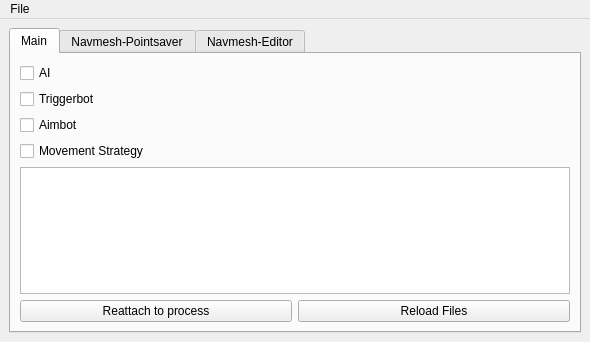
<?xml version="1.0" encoding="UTF-8"?>
<ui version="4.0">
 <class>MainWindow</class>
 <widget class="QMainWindow" name="MainWindow">
  <property name="geometry">
   <rect>
    <x>0</x>
    <y>0</y>
    <width>590</width>
    <height>342</height>
   </rect>
  </property>
  <property name="windowTitle">
   <string>MainWindow</string>
  </property>
  <property name="layoutDirection">
   <enum>Qt::LayoutDirection::LeftToRight</enum>
  </property>
  <property name="autoFillBackground">
   <bool>false</bool>
  </property>
  <widget class="QWidget" name="centralwidget">
   <layout class="QVBoxLayout" name="verticalLayout_3">
    <item>
     <widget class="QTabWidget" name="tabWidget">
      <property name="currentIndex">
       <number>0</number>
      </property>
      <property name="documentMode">
       <bool>false</bool>
      </property>
      <widget class="QWidget" name="Tab_main">
       <property name="layoutDirection">
        <enum>Qt::LayoutDirection::LeftToRight</enum>
       </property>
       <property name="autoFillBackground">
        <bool>false</bool>
       </property>
       <attribute name="title">
        <string>Main</string>
       </attribute>
       <layout class="QVBoxLayout" name="verticalLayout_2">
        <item>
         <widget class="QCheckBox" name="checkBox_ai">
          <property name="text">
           <string>AI</string>
          </property>
         </widget>
        </item>
        <item>
         <widget class="QCheckBox" name="checkBox_triggerbot">
          <property name="text">
           <string>Triggerbot</string>
          </property>
         </widget>
        </item>
        <item>
         <widget class="QCheckBox" name="checkBox_aimbot">
          <property name="text">
           <string>Aimbot</string>
          </property>
         </widget>
        </item>
        <item>
         <widget class="QCheckBox" name="checkBox_movement">
          <property name="text">
           <string>Movement Strategy</string>
          </property>
         </widget>
        </item>
        <item>
         <widget class="QTextEdit" name="textEdit_output">
          <property name="readOnly">
           <bool>true</bool>
          </property>
         </widget>
        </item>
        <item>
         <layout class="QHBoxLayout" name="horizontalLayout">
          <item>
           <widget class="QPushButton" name="button_reattach">
            <property name="text">
             <string>Reattach to process</string>
            </property>
           </widget>
          </item>
          <item>
           <widget class="QPushButton" name="button_reload_files">
            <property name="text">
             <string>Reload Files</string>
            </property>
           </widget>
          </item>
         </layout>
        </item>
        <item>
         <spacer name="verticalSpacer">
          <property name="orientation">
           <enum>Qt::Orientation::Vertical</enum>
          </property>
          <property name="sizeHint" stdset="0">
           <size>
            <width>20</width>
            <height>40</height>
           </size>
          </property>
         </spacer>
        </item>
       </layout>
      </widget>
      <widget class="QWidget" name="Tab_navmesh_point_saver">
       <attribute name="title">
        <string>Navmesh-Pointsaver</string>
       </attribute>
       <layout class="QVBoxLayout" name="verticalLayout">
        <item>
         <layout class="QHBoxLayout" name="horizontalLayout_4">
          <item>
           <widget class="QLabel" name="keyboard_key_label">
            <property name="text">
             <string>Keyboard key to add point:</string>
            </property>
           </widget>
          </item>
          <item>
           <widget class="QLineEdit" name="lineEdit_keycode">
            <property name="maximumSize">
             <size>
              <width>20</width>
              <height>16777215</height>
             </size>
            </property>
            <property name="text">
             <string>+</string>
            </property>
            <property name="maxLength">
             <number>1</number>
            </property>
            <property name="alignment">
             <set>Qt::AlignmentFlag::AlignCenter</set>
            </property>
           </widget>
          </item>
          <item>
           <spacer name="horizontalSpacer">
            <property name="orientation">
             <enum>Qt::Orientation::Horizontal</enum>
            </property>
            <property name="sizeHint" stdset="0">
             <size>
              <width>40</width>
              <height>20</height>
             </size>
            </property>
           </spacer>
          </item>
         </layout>
        </item>
        <item>
         <widget class="QPushButton" name="button_add_point">
          <property name="text">
           <string>Add point</string>
          </property>
         </widget>
        </item>
        <item>
         <widget class="QTextEdit" name="textEdit_point_output">
          <property name="readOnly">
           <bool>true</bool>
          </property>
         </widget>
        </item>
        <item>
         <layout class="QHBoxLayout" name="horizontalLayout_2">
          <item>
           <widget class="QPushButton" name="button_reattach_2">
            <property name="text">
             <string>Reattach to process</string>
            </property>
           </widget>
          </item>
          <item>
           <widget class="QPushButton" name="button_save_points">
            <property name="text">
             <string>Save file</string>
            </property>
           </widget>
          </item>
         </layout>
        </item>
       </layout>
      </widget>
      <widget class="QWidget" name="Tab_navmesh_editor">
       <attribute name="title">
        <string>Navmesh-Editor</string>
       </attribute>
       <layout class="QVBoxLayout" name="editor_tab_layout"/>
      </widget>
     </widget>
    </item>
   </layout>
  </widget>
  <widget class="QMenuBar" name="menuBar">
   <property name="geometry">
    <rect>
     <x>0</x>
     <y>0</y>
     <width>590</width>
     <height>22</height>
    </rect>
   </property>
   <widget class="QMenu" name="menuFile">
    <property name="title">
     <string>File</string>
    </property>
    <addaction name="actionSettings"/>
   </widget>
   <addaction name="menuFile"/>
  </widget>
  <action name="actionSettings">
   <property name="text">
    <string>Settings</string>
   </property>
  </action>
 </widget>
 <tabstops>
  <tabstop>checkBox_ai</tabstop>
  <tabstop>checkBox_triggerbot</tabstop>
 </tabstops>
 <resources/>
 <connections/>
</ui>
